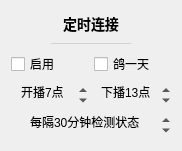
           <widget class="QWidget" name="timerConnectSettingsCard" native="true">
            <property name="geometry">
             <rect>
              <x>370</x>
              <y>340</y>
              <width>181</width>
              <height>151</height>
             </rect>
            </property>
            <property name="styleSheet">
             <string notr="true">#timerConnectSettingsCard
{
	background: #f7f7ff;
	border: none;
	border-radius: 5px;
}</string>
            </property>
            <layout class="QVBoxLayout" name="verticalLayout_38">
             <item>
              <widget class="QLabel" name="label_25">
               <property name="sizePolicy">
                <sizepolicy hsizetype="Preferred" vsizetype="Fixed">
                 <horstretch>0</horstretch>
                 <verstretch>0</verstretch>
                </sizepolicy>
               </property>
               <property name="styleSheet">
                <string notr="true">font-size: 14px;
font-weight: 500;</string>
               </property>
               <property name="text">
                <string>定时连接</string>
               </property>
               <property name="alignment">
                <set>Qt::AlignCenter</set>
               </property>
              </widget>
             </item>
             <item>
              <widget class="QWidget" name="widget_20" native="true">
               <property name="minimumSize">
                <size>
                 <width>0</width>
                 <height>1</height>
                </size>
               </property>
               <property name="maximumSize">
                <size>
                 <width>16777215</width>
                 <height>1</height>
                </size>
               </property>
               <property name="styleSheet">
                <string notr="true">background: lightgray;
margin: 40px;</string>
               </property>
              </widget>
             </item>
             <item>
              <layout class="QHBoxLayout" name="horizontalLayout_12">
               <item>
                <widget class="CheckBox1" name="timerConnectServerCheck">
                 <property name="cursor">
                  <cursorShape>PointingHandCursor</cursorShape>
                 </property>
                 <property name="toolTip">
                  <string>&lt;html&gt;&lt;head/&gt;&lt;body&gt;&lt;p&gt;适用于长期挂在服务器上，在开播前连接B站服务器，下播后暂停&lt;/p&gt;&lt;p&gt;注：长期连接直播间很容易被冻结&lt;/p&gt;&lt;/body&gt;&lt;/html&gt;</string>
                 </property>
                 <property name="text">
                  <string>启用</string>
                 </property>
                </widget>
               </item>
               <item>
                <widget class="CheckBox1" name="doveCheck">
                 <property name="cursor">
                  <cursorShape>PointingHandCursor</cursorShape>
                 </property>
                 <property name="toolTip">
                  <string>&lt;html&gt;&lt;head/&gt;&lt;body&gt;&lt;p&gt;适用于挂在服务器上临时开启&lt;/p&gt;&lt;p&gt;主播放鸽子了，今天不开播&lt;/p&gt;&lt;p&gt;等到开播时间不连接服务器&lt;/p&gt;&lt;p&gt;下一次下播时间或重启后自动关闭&lt;/p&gt;&lt;p&gt;&lt;br/&gt;&lt;/p&gt;&lt;/body&gt;&lt;/html&gt;</string>
                 </property>
                 <property name="text">
                  <string>鸽一天</string>
                 </property>
                </widget>
               </item>
              </layout>
             </item>
             <item>
              <layout class="QHBoxLayout" name="horizontalLayout_11">
               <item>
                <widget class="QSpinBox" name="startLiveHourSpin">
                 <property name="contextMenuPolicy">
                  <enum>Qt::NoContextMenu</enum>
                 </property>
                 <property name="toolTip">
                  <string>&lt;html&gt;&lt;head/&gt;&lt;body&gt;&lt;p&gt;最早的开播时间&lt;/p&gt;&lt;p&gt;将在开播前半小时内预先连接B站弹幕服务器&lt;/p&gt;&lt;/body&gt;&lt;/html&gt;</string>
                 </property>
                 <property name="styleSheet">
                  <string notr="true">QAbstractSpinBox
{
	background: transparent;
}</string>
                 </property>
                 <property name="frame">
                  <bool>false</bool>
                 </property>
                 <property name="alignment">
                  <set>Qt::AlignCenter</set>
                 </property>
                 <property name="suffix">
                  <string>点</string>
                 </property>
                 <property name="prefix">
                  <string>开播</string>
                 </property>
                 <property name="maximum">
                  <number>23</number>
                 </property>
                 <property name="value">
                  <number>7</number>
                 </property>
                </widget>
               </item>
               <item>
                <widget class="QSpinBox" name="endLiveHourSpin">
                 <property name="contextMenuPolicy">
                  <enum>Qt::NoContextMenu</enum>
                 </property>
                 <property name="toolTip">
                  <string>&lt;html&gt;&lt;head/&gt;&lt;body&gt;&lt;p&gt;最早下播时间&lt;/p&gt;&lt;p&gt;下播后自动断开与服务器的连接，直到下次开播前&lt;/p&gt;&lt;/body&gt;&lt;/html&gt;</string>
                 </property>
                 <property name="styleSheet">
                  <string notr="true">QAbstractSpinBox
{
	background: transparent;
}</string>
                 </property>
                 <property name="frame">
                  <bool>false</bool>
                 </property>
                 <property name="alignment">
                  <set>Qt::AlignCenter</set>
                 </property>
                 <property name="suffix">
                  <string>点</string>
                 </property>
                 <property name="prefix">
                  <string>下播</string>
                 </property>
                 <property name="maximum">
                  <number>23</number>
                 </property>
                 <property name="value">
                  <number>13</number>
                 </property>
                </widget>
               </item>
              </layout>
             </item>
             <item>
              <widget class="QSpinBox" name="timerConnectIntervalSpin">
               <property name="contextMenuPolicy">
                <enum>Qt::NoContextMenu</enum>
               </property>
               <property name="toolTip">
                <string>每隔多少分钟检测一次直播状态</string>
               </property>
               <property name="styleSheet">
                <string notr="true">QAbstractSpinBox
{
	background: transparent;
}</string>
               </property>
               <property name="frame">
                <bool>false</bool>
               </property>
               <property name="alignment">
                <set>Qt::AlignCenter</set>
               </property>
               <property name="suffix">
                <string>分钟检测状态</string>
               </property>
               <property name="prefix">
                <string>每隔</string>
               </property>
               <property name="minimum">
                <number>1</number>
               </property>
               <property name="maximum">
                <number>90</number>
               </property>
               <property name="singleStep">
                <number>10</number>
               </property>
               <property name="value">
                <number>30</number>
               </property>
              </widget>
             </item>
            </layout>
           </widget>
